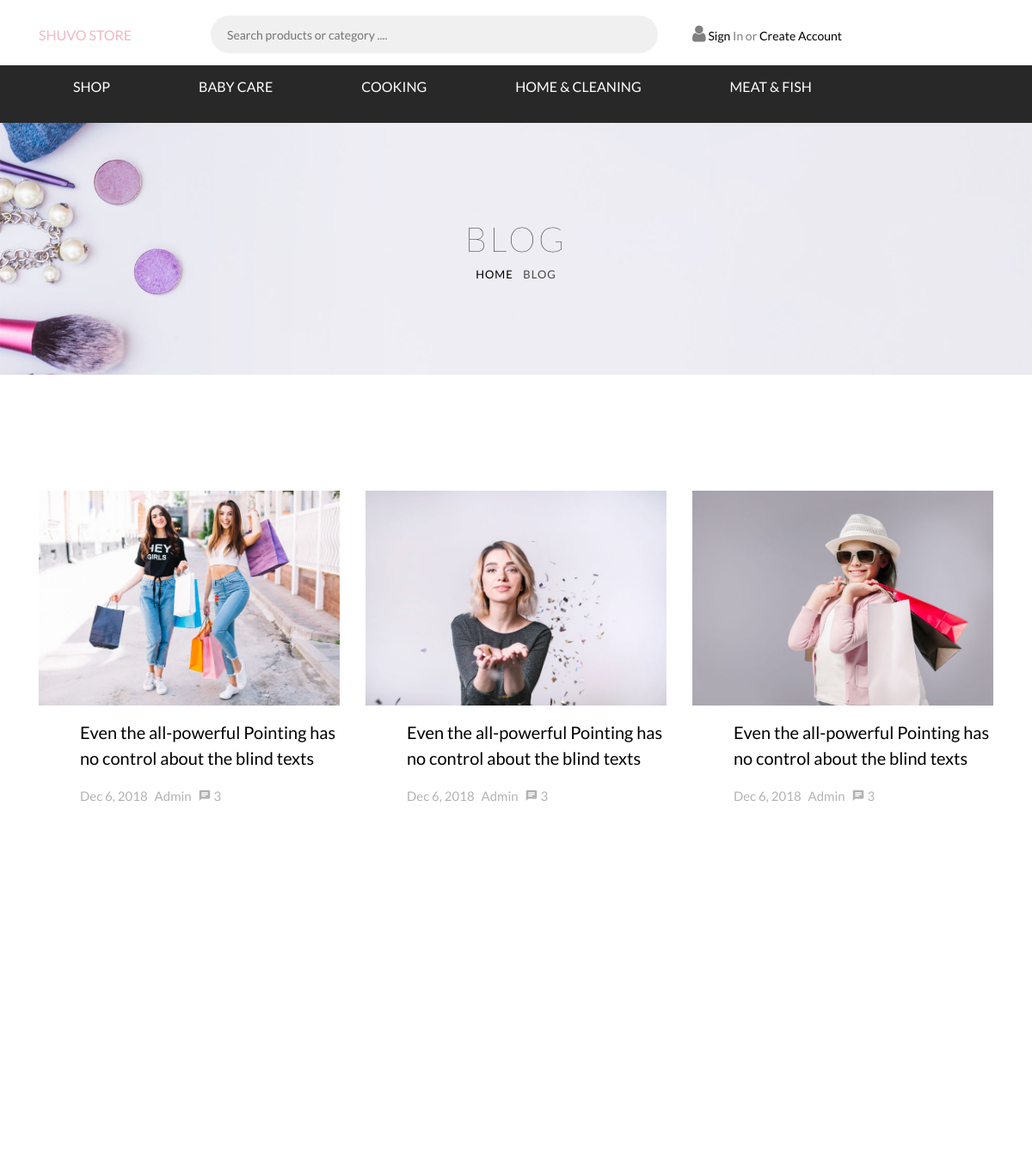
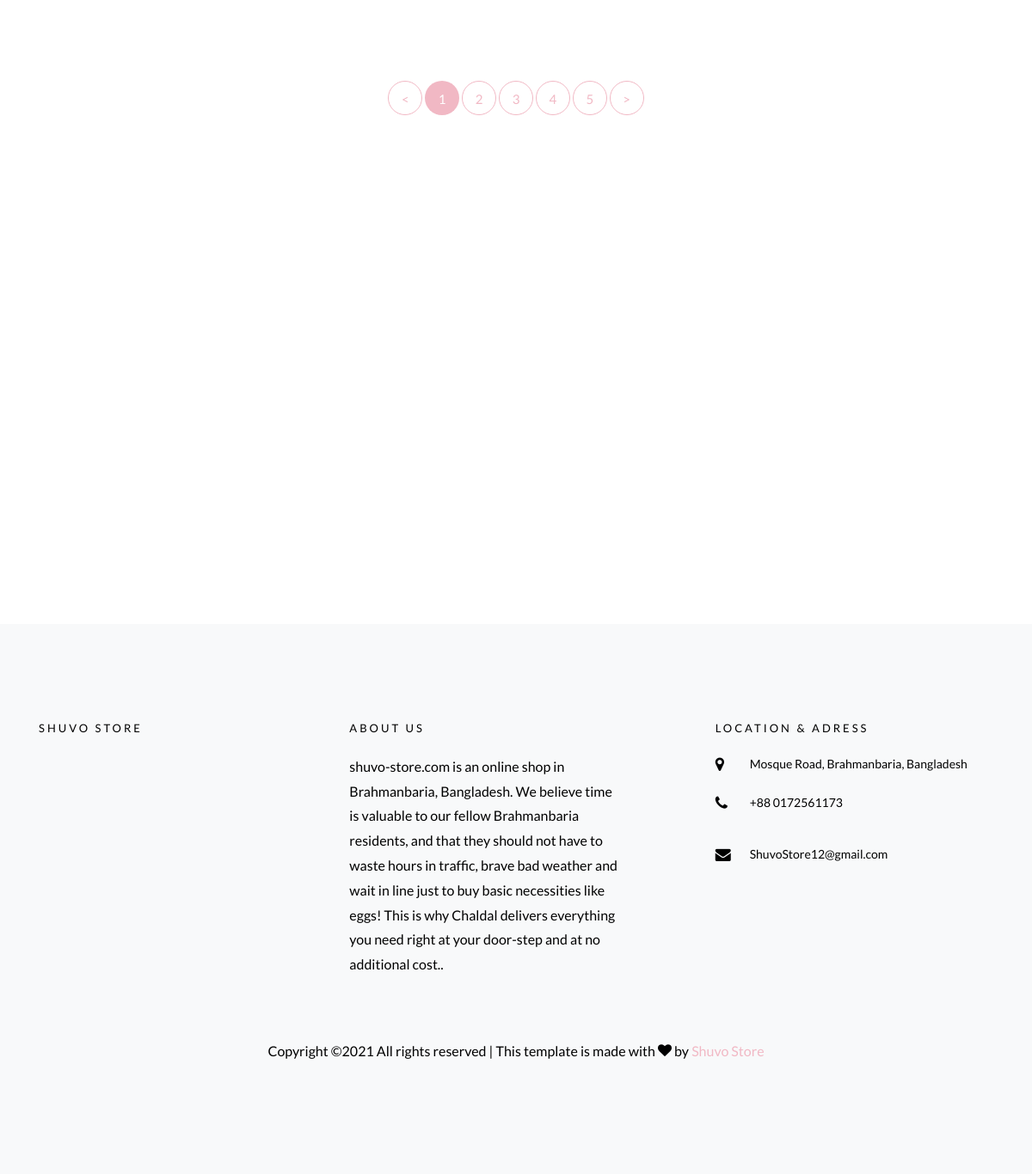
Screenshot of /blog/ with the database file from the repository (2 pictures, top to bottom).
### core/models.py (models this page shows, shortened)
class ProductCategory(models.Model):
	cat_title = models.CharField(max_length=120)
	slug = models.SlugField(blank=True,null=True)
	def get_category_url(self):
		return reverse("core_main:category", kwargs={
            'slug': self.slug
        })

### core/views.py (the view)
# urls.py: path('blog/', blog_view),
def blog_view(request):
	return render(request,'blog.html')

### core/context_processors.py (called while the page is built)
def category_menu(request):
	category = ProductCategory.objects.all()
	return {
		'category': category
	}

### templates/blog.html (shortened to what this page needs)
{% extends 'base.html' %}
{% load static %}
{% block content %}
		<div class="hero-wrap hero-bread" style="background-image: url({% static 'images/bg_6.jpg' %});">
      <div class="container">
        <div class="row no-gutters slider-text align-items-center justify-content-center">
          <div class="col-md-9 ftco-animate text-center">
            <h1 class="mb-0 bread">Blog</h1>
            <p class="breadcrumbs"><span class="mr-2"><a href="index.html">Home</a></span> <span>Blog</span></p>
          </div>
        </div>
      </div>
    </div>
    <section class="ftco-section">
      <div class="container">
        <div class="row d-flex">
          <div class="col-md-4 d-flex ftco-animate">
            <div class="blog-entry align-self-stretch">
              <a href="blog-single.html" class="block-20" style="background-image: url({% static 'images/image_1.jpg' %});">
              </a>
              <div class="text mt-3 d-block pl-md-5">
                <h3 class="heading mt-3">
                  <a href="#">Even the all-powerful Pointing has no control about the blind texts</a>
                </h3>
                <div class="meta mb-3">
                  <div><a href="#">Dec 6, 2018</a></div>
                  <div><a href="#">Admin</a></div>
                  <div><a href="#" class="meta-chat"><span class="icon-chat"></span> 3</a></div>
                </div>
              </div>
            </div>
          </div>
          <div class="col-md-4 d-flex ftco-animate">
            <div class="blog-entry align-self-stretch">
              <a href="blog-single.html" class="block-20" style="background-image: url({% static 'images/image_2.jpg' %});">
              </a>
              <div class="text mt-3 d-block pl-md-5">
                <h3 class="heading mt-3"><a href="#">Even the all-powerful Pointing has no control about the blind texts</a></h3>
                <div class="meta mb-3">
                  <div><a href="#">Dec 6, 2018</a></div>
                  <div><a href="#">Admin</a></div>
                  <div><a href="#" class="meta-chat"><span class="icon-chat"></span> 3</a></div>
                </div>
              </div>
            </div>
          </div>
          <div class="col-md-4 d-flex ftco-animate">
            <div class="blog-entry align-self-stretch">
              <a href="blog-single.html" class="block-20" style="background-image: url({% static 'images/image_3.jpg' %});">
              </a>
              <div class="text mt-3 d-block pl-md-5">
                <h3 class="heading mt-3"><a href="#">Even the all-powerful Pointing has no control about the blind texts</a></h3>
                <div class="meta mb-3">
                  <div><a href="#">Dec 6, 2018</a></div>
                  <div><a href="#">Admin</a></div>
                  <div><a href="#" class="meta-chat"><span class="icon-chat"></span> 3</a></div>
                </div>
              </div>
            </div>
          </div>
        </div>
        <div class="row mt-5">
          <div class="col text-center">
            <div class="block-27">
              <ul>
                <li><a href="#">&lt;</a></li>
                <li class="active"><span>1</span></li>
                <li><a href="#">2</a></li>
                <li><a href="#">3</a></li>
                <li><a href="#">4</a></li>
                <li><a href="#">5</a></li>
                <li><a href="#">&gt;</a></li>
              </ul>
            </div>
          </div>
        </div>
      </div>
    </section>
		<section class="ftco-section-parallax">
      <div class="parallax-img d-flex align-items-center">
        <div class="container">
          <div class="row d-flex justify-content-center py-5">
          </div>
        </div>
      </div>
    </section>
{% endblock %}

### templates/navbar.html (shortened to what this page needs)
{% load cart_template_tags %}
{% load static %}
 <header class="header-section" >
		<div class="header-top">
			<div class="container">
				<div class="row">
					<div style="margin-top: 10px" class="col-lg-2 text-center text-lg-left">
						<a href="/./" class="site-logo">
							<h6>SHUVO STORE</h6>
						</a>
					</div>
					<div class="col-xl-6 col-lg-5">
						<form class="header-search-form">
							<input type="text" placeholder="Search products or category ....">
							<button></button>
						</form>
					</div>
					<div class="col-xl-4 col-lg-5">
						<div style="margin-top: 10px" class="user-panel">
							{% if request.user.is_authenticated %}
								<div class="up-item">
									<i class="fa fa-user" aria-hidden="true"></i>
									<a href="{% url 'account_logout' %}">LogOut</a>
								</div>
								<div class="up-item">
									<div class="shopping-card">
										<i class="fa fa-shopping-bag" aria-hidden="true"></i>
										<span>{{ request.user|cart_item_count }}</span>
									</div>
									<a href="{% url 'core_main:cart' %}">Shopping Cart</a>
								</div>
							{% else %}
								<div class="up-item">
									<i class="fa fa-user" aria-hidden="true"></i>
									<a href="{% url 'account_login' %}">Sign</a> In or <a href="{% url 'account_signup' %}">Create Account</a>
								</div>
							{% endif %}
						</div>
					</div>
				</div>
			</div>
		</div>
		<nav class="main-navbar" style="padding-bottom: 1px">
			<div class="container">
				<ul class="main-menu">
					<li>
						<a href="/products">SHOP</a>
					</li>
					{% for cat in category %}
						<li>
							<a style="text-transform: uppercase;" href="{{ cat.get_category_url }}">{{ cat.cat_title }}</a>
						</li>
					{% endfor %}
				</ul>
			</div>
		</nav>
	</header>

### static_in_project/css/icomoon.css (style rules this page uses)
[class^="icon-"], [class*=" icon-"] { font-family: 'icomoon' !important; speak: none; font-style: normal; font-weight: normal; font-variant: normal; text-transform: none; line-height: 1; -webkit-font-smoothing: antialiased; -moz-osx-font-smoothing: grayscale; }
.icon-chat:before { content: "\e0b7"; }

### rows the page displays
ProductCategory: cat_title "BABY CARE"
ProductCategory: cat_title "COOKING"
ProductCategory: cat_title "HOME & CLEANING"
ProductCategory: cat_title "MEAT & FISH"
